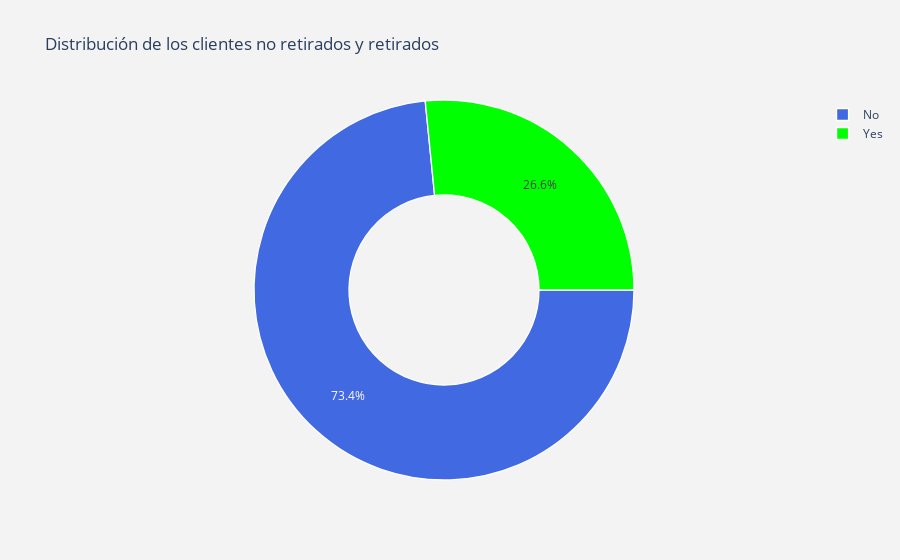

Write notebook code for a chart like this one.
### Code cell
display(HTML('<h2>ANALISIS EDA</h2>'))
#labels
lab = telec["Churn"].value_counts().keys().tolist()
#values
val = telec["Churn"].value_counts().values.tolist()

trace = go.Pie(labels = lab ,
               values = val ,
               marker = dict(colors =  [ 'royalblue' ,'lime'],
                             line = dict(color = "white",
                                         width =  1.3)
                            ),
               rotation = 90,
               hoverinfo = "label+value+text",
               hole = .5
              )
layout = go.Layout(dict(title = "Distribución de los clientes no retirados y retirados",
                        plot_bgcolor  = "rgb(243,243,243)",
                        paper_bgcolor = "rgb(243,243,243)",
                       )
                  )

data = [trace]
fig = go.Figure(data = data,layout = layout)
py.iplot(fig)

### Figure 1 — Plotly figure (JSON) as saved in the notebook; plotly's stock layout.template omitted (floating-point values rounded to 4 significant figures)
{"data": [{"hole": 0.5, "hoverinfo": "label+value+text", "labels": ["No", "Yes"], "marker": {"colors": ["royalblue", "lime"], "line": {"color": "white", "width": 1.3}}, "rotation": 90, "type": "pie", "values": [5163, 1869]}], "layout": {"paper_bgcolor": "rgb(243,243,243)", "plot_bgcolor": "rgb(243,243,243)", "title": {"text": "Distribución de los clientes no retirados y retirados"}}}
